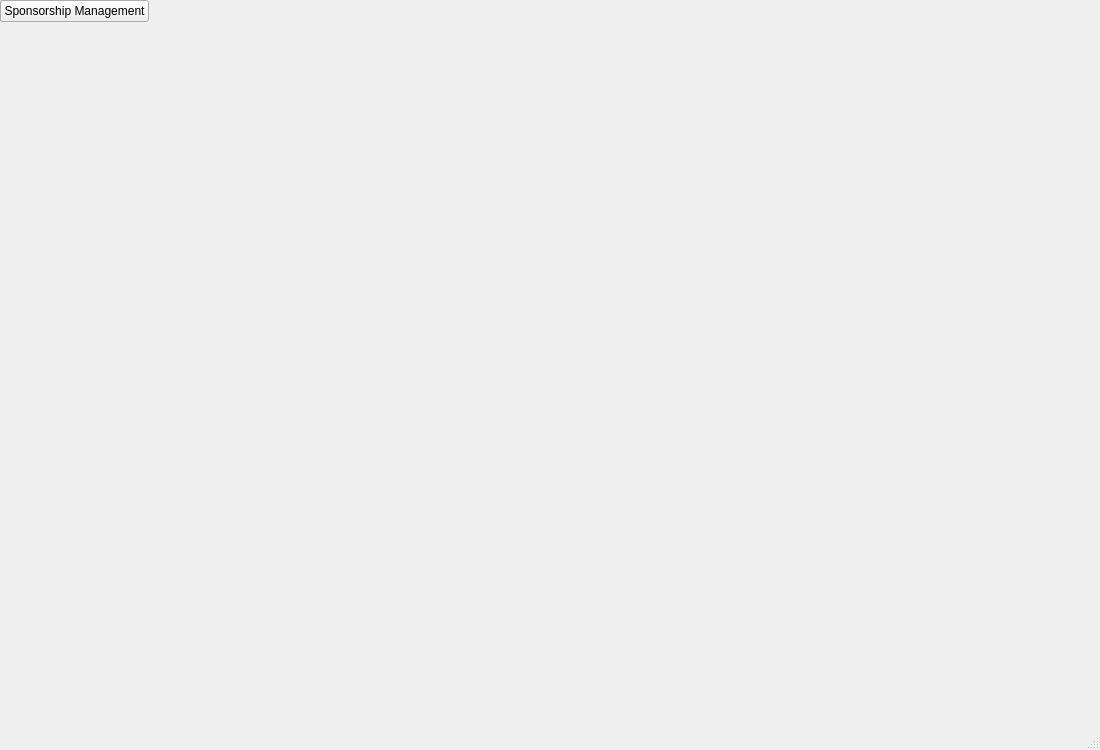
<?xml version="1.0" encoding="UTF-8"?>
<ui version="4.0">
 <class>Dashboard</class>
 <widget class="QMainWindow" name="Dashboard">
  <property name="geometry">
   <rect>
    <x>0</x>
    <y>0</y>
    <width>1100</width>
    <height>750</height>
   </rect>
  </property>
  <property name="windowTitle">
   <string>SmartRadio Studio Dashboard</string>
  </property>
  <widget class="QWidget" name="centralwidget">
   <widget class="QPushButton" name="pushButton">
    <property name="text">
     <string>Staff Management</string>
    </property>
   </widget>
   <widget class="QPushButton" name="pushButton_2">
    <property name="text">
     <string>Broadcast Management</string>
    </property>
   </widget>
   <widget class="QPushButton" name="pushButton_3">
    <property name="text">
     <string>Guest Management</string>
    </property>
   </widget>
   <widget class="QPushButton" name="pushButton_4">
    <property name="text">
     <string>Sponsorship Management</string>
    </property>
   </widget>
   <widget class="QLabel" name="label">
    <property name="text">
     <string/>
    </property>
   </widget>
   <widget class="QLabel" name="label_2">
    <property name="text">
     <string/>
    </property>
   </widget>
  </widget>
  <widget class="QMenuBar" name="menubar"/>
  <widget class="QStatusBar" name="statusbar"/>
 </widget>
 <resources/>
 <connections/>
</ui>
